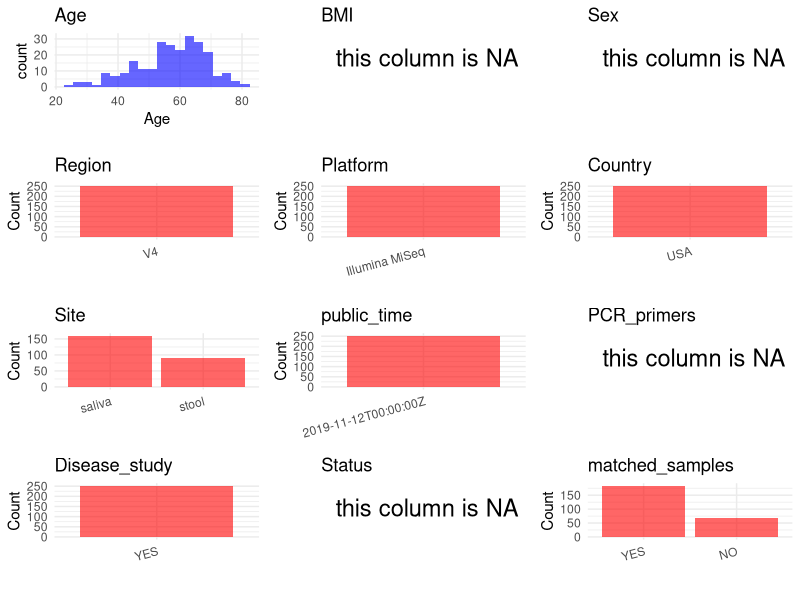

Reproduce this figure in R. (Note: this script raises an error after producing the figure.)
## ---- chunk 1
# Load necessary libraries
library(dplyr)
library(ggplot2)
library(cowplot)

# Set working directory (update this path to your local directory)
setwd("D:/studylearning/董彪师兄项目/任务/修改20250922/PRJNA535518")

# Read the initial metadata files
initial_meta<-read.csv("SraRunTable.csv",header = T)

# Display the first few rows of the metadata
head(initial_meta)
## ---- chunk 2
# Create a uniform metadata dataframe
metadata <- data.frame(
  BioProject = initial_meta$BioProject,
  Run = initial_meta$Run,
  sample_name = initial_meta$Sample.Name,
  Age = initial_meta$AGE_067,
  BMI = NA,
  Sex= NA,
  Region = "V4",
  Platform = initial_meta$Instrument,
  Country = initial_meta$geo_loc_name_country,
  Site = initial_meta$env_medium,
  public_time = initial_meta$ReleaseDate,
  stringsAsFactors = FALSE
)
## ---- chunk 3
# Add information obtained from the publication
metadata$PCR_primers <- NA_character_  # Update based on the publication
metadata$title <- "Alterations in Oral Microbiota in HIV Are Related to Decreased Pulmonary Function"
metadata$Disease_study <- "YES"
metadata$Status <- NA_character_

#extract subject id by remove prefix of sample_name
metadata$sample_name <- gsub("_st|_sal", "", metadata$sample_name)

# Check initial data distribution
cat("Initial sample distribution:\n")
table(metadata$sample_name)
table(metadata$Site)

# Calculate sampling frequency per subject
sample_counts <- table(metadata$sample_name)
cat("\nNumber of samples per subject:\n")
print(sample_counts)

# Create matched_samples column
metadata$matched_samples <- ifelse(metadata$sample_name %in% names(sample_counts[sample_counts >= 2]), "YES", "NO")

cat("\nMatched samples distribution:\n")
table(metadata$matched_samples)

# Identify samples for removal: single samples excluding saliva 
single_samples <- names(sample_counts[sample_counts == 1])
samples_to_remove <- metadata$sample_name %in% single_samples & !(metadata$Site %in% c("saliva"))

cat("\nNumber of samples to be removed:", sum(samples_to_remove), "\n")

# Remove identified samples
metadata_clean <- metadata[!samples_to_remove, ]

cat("\nFinal sample distribution after cleaning:\n")
table(metadata_clean$sample_name)
table(metadata_clean$Site)
table(metadata_clean$matched_samples)

# Use cleaned dataset for subsequent analysis
metadata <- metadata_clean
## ---- chunk 4
# Check the number of unique runs and sample names
print(paste("Number of unique runs:", length(unique(metadata$Run))))
print(paste("Number of unique sample names:", length(unique(metadata$sample_name))))
## ---- chunk 5
# Select columns for visualization
plot_data <- metadata %>%
  select(-BioProject, -Run, -sample_name, -title)

# Function to create simple plots for each column
create_simple_plots <- function(data) {
  plots <- list()
  
  for (col in colnames(data)) {
    # Check if the column is all NA
    if (all(is.na(data[[col]]))) {
      # Create an empty plot with text indicating all NA
      p <- ggplot() +
        annotate("text", x = 0.5, y = 0.5, label = "this column is NA", size = 6) +
        labs(title = col) +
        theme_void()
    } else if (is.numeric(data[[col]])) {
      # Numeric variable: histogram
      p <- ggplot(data, aes(x = .data[[col]])) +
        geom_histogram(fill = "blue", alpha = 0.6, bins = 20, na.rm = TRUE) +
        labs(title = col) +
        theme_minimal()
    } else {
      # Categorical variable: bar plot (remove NA values)
      count_data <- as.data.frame(table(data[[col]], useNA = "ifany"))
      p <- ggplot(count_data, aes(x = reorder(Var1, -Freq), y = Freq)) +
        geom_col(fill = "red", alpha = 0.6) +
        labs(title = col, x = NULL, y = "Count") +
        theme_minimal() +
        theme(axis.text.x = element_text(angle = 15, hjust = 1))
    }
    plots[[col]] <- p
  }
  
  return(plots)
}

# Generate and arrange plots
plots <- create_simple_plots(plot_data)
p<-plot_grid(plots$Age, 
          plots$BMI, 
          plots$Sex, 
          plots$Region, 
          plots$Platform, 
          plots$Country, 
          plots$Site,
          plots$public_time, 
          plots$PCR_primers,
          plots$Disease_study,
          plots$Status,
          plots$matched_samples,# add 
          ncol = 3, align = "hv", axis = "lb")
ggsave("Metadata_Summary.png", plot = p, width = 8, height = 6, dpi = 150, bg = "white")
## ---- chunk 6
knitr::include_graphics("Metadata_Summary.png")
## ---- chunk 7
# Reorder columns to match the desired format
metadata <- metadata[, c(
  "BioProject", "Run", "sample_name", "Age", "BMI", "Sex", 
  "Region", "Platform", "Country", "Site", "public_time", 
  "PCR_primers", "title", "Disease_study", "Status","matched_samples"
)]

# Export the uniform metadata to a CSV file
write.csv(metadata, file = "metadata.csv", quote = FALSE)
head(metadata)
